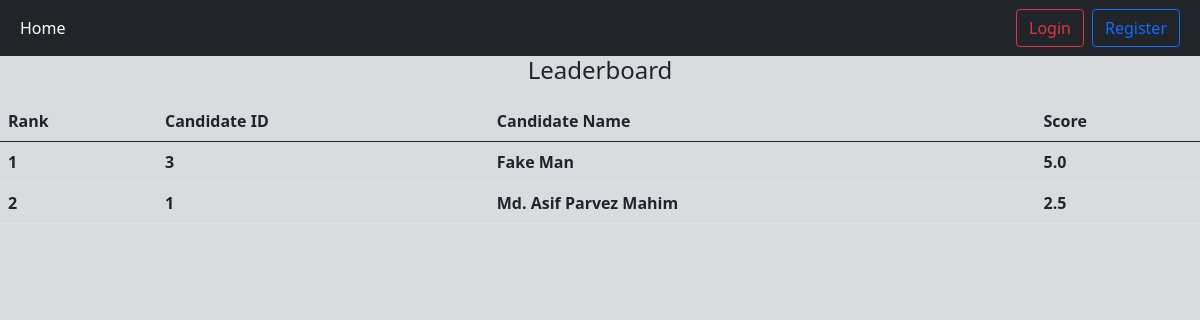
The page /quizes/leadrrboard/1/ on the database as committed earlier.
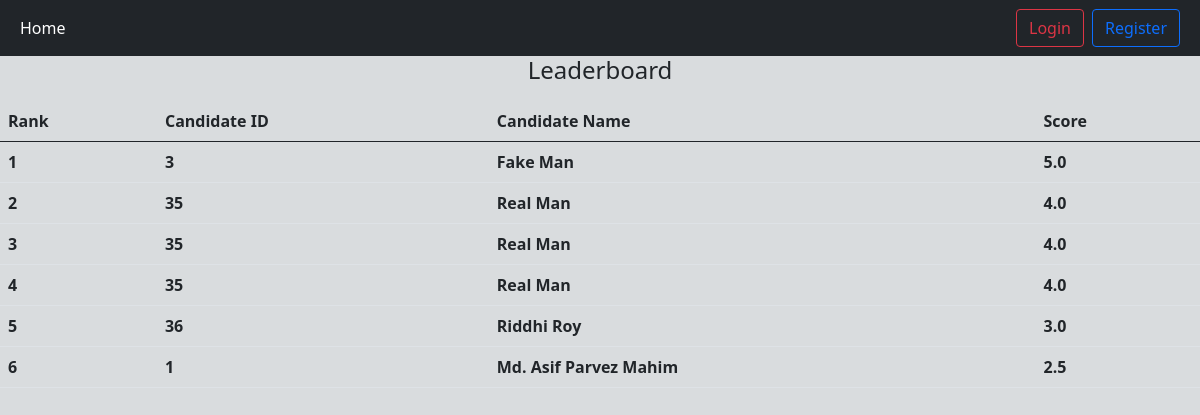
The same page on the database as committed later.
### result/models.py (models this page shows, shortened)
class Result(models.Model):
    quiz = models.ForeignKey(Quiz, on_delete=models.CASCADE)
    user = models.ForeignKey(User, on_delete=models.CASCADE)
    score = models.FloatField()
    exam_name = models.CharField(max_length=500, blank=True, null=True)
    total_questions = models.CharField(max_length=500, blank=True, null=True)
    percent = models.CharField(max_length=500, blank=True, null=True)
    fullMarks = models.CharField(max_length=500, blank=True, null=True)
    total_quizes = models.CharField(max_length=100, blank=True, null=True)
    completed_quizes = models.CharField(max_length=100, blank=True, null=True)
    percent_of_attempts = models.CharField(max_length=100, blank=True, null=True)

### quizes/views.py (the view)
# urls.py: path("leadrrboard/<pk>/", leaderboard, name="lead_view"),
def leaderboard(request, pk):
    result = Result.objects.filter(quiz_id=pk).order_by("-score")
    return render(request, "leaderboard.html", {"leadObjs": result})

### quizes/templates/leaderboard.html
{% extends "base.html" %} {%load static%} {%block script%}
<link rel="stylesheet" href="{% static 'quizes/style.css' %}" />
{%endblock%} {% block content %}
<h4 class="text-center mb-3">Leaderboard</h4>
<table class="table">
  <thead>
    <tr>
      <th scope="col">Rank</th>
      <th scope="col">Candidate ID</th>
      <th scope="col">Candidate Name</th>
      <th scope="col">Score</th>
    </tr>
  </thead>
  <tbody>
    {%for leadObj in leadObjs%}
    <tr>
      <th scope="col">{{ forloop.counter }}</th>
      <th scope="col">{{leadObj.user.id}}</th>
      <th scope="col">
        {{leadObj.user.first_name}} {{leadObj.user.last_name}}
      </th>
      <th scope="col">{{leadObj.score}}</th>
    </tr>
    {%endfor%}
  </tbody>
</table>
{%endblock%}

### templates/base.html (shortened to what this page needs)
{% load static %}
<!DOCTYPE html>
<html lang="en">
  <head>
    <link
      href="https://cdn.jsdelivr.net/npm/bootstrap@5.0.2/dist/css/bootstrap.min.css"
      rel="stylesheet"
    />
    <link rel="stylesheet" href="{% static '/css/base.css' %}" />
    {%block script%}
    {%endblock%}
  </head>
  <body class="body">
    <nav class="navbar navbar-expand-lg navbar-dark bg-dark ">
      <div class="container-fluid">
        <div class="collapse navbar-collapse" id="navbarSupportedContent">
          <ul class="navbar-nav me-auto mb-2 mb-lg-0">
            <li class="nav-item">
              <a class="nav-link active" aria-current="page" href="{%url "homepage"%}">Home</a>
            </li>
          </ul>
          <form class="d-flex">
            {%if user.is_authenticated%}
              <a class="btn btn-outline-danger" href="{%url 'profile'%}">Profile</a>
              <a class="btn btn-outline-primary mx-2" href="{%url "user_logout"%}">Logout</a>
            {%else%}
              <a class="btn btn-outline-danger" href="{%url "user_login"%}">Login</a>
              <a class="btn btn-outline-primary mx-2" href="{%url "register"%}">Register</a>
            {%endif%}
          </form>
        </div>
      </div>
    </nav>
    {%block content%} {%endblock%}
  </body>
</html>

### static/css/base.css (style rules this page uses)
.body { background-color: #D9DCDE; }

Rows that differ between the two databases and show on the page:
added Result: user.id "35", user.first_name "Real", user.last_name "Man", score "4.0"
added Result: user.id "35", user.first_name "Real", user.last_name "Man", score "4.0"
added Result: user.id "35", user.first_name "Real", user.last_name "Man", score "4.0"
added Result: user.id "36", user.first_name "Riddhi", user.last_name "Roy", score "3.0"
